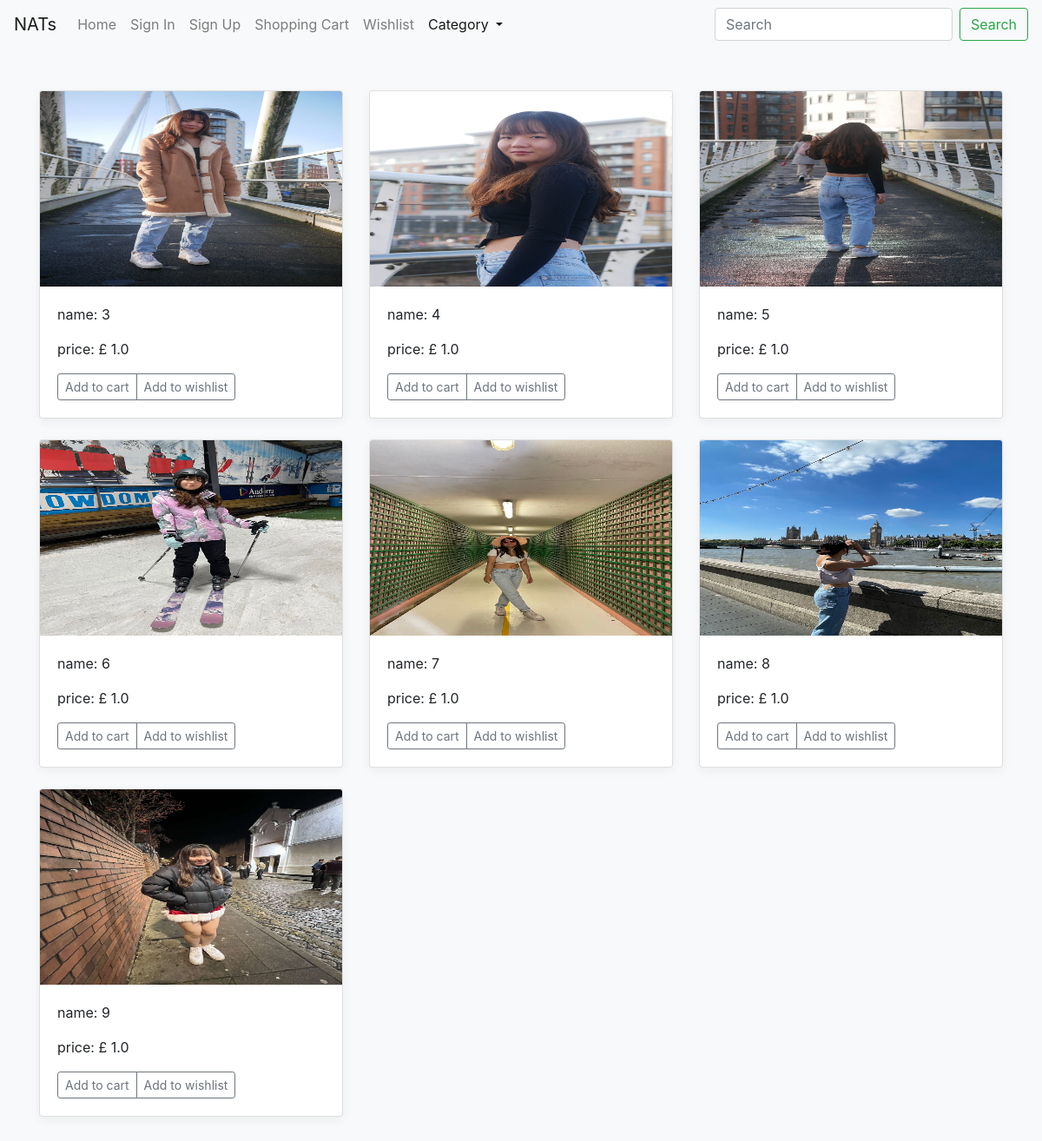
The app's page /women with its own data.
### app.py (models this page shows)
class Goods(db.Model):
    id = db.Column(db.Integer, primary_key=True, autoincrement=True)
    cateid = db.Column(db.Integer, db.ForeignKey('category.id'))
    name = db.Column(db.String(120), unique=True)
    price = db.Column(db.Float)
    img = db.Column(db.String(200), unique=True)
    shoppingcart = db.relationship("ShoppingCart", backref="goods")
    wishlist = db.relationship("Wishlist", backref="goods")

### app.py (the view)
@app.route('/women')
def women():
    return render_template("women.html", goods=Goods.query.filter_by(cateid="2").all())

### templates/women.html (shortened to what this page needs)
{% extends "base.html" %}
{% block head %}
    {{ super() }}
    <link href="{{ url_for('static', filename='css/men.css') }}" rel="stylesheet">
{% endblock %}
{% block nav %}
    <li class="nav-item">
        <a class="nav-link" href="/">Home <span class="sr-only">(current)</span></a>
    </li>
    {% if current_user.is_authenticated %}
        <li class="nav-item">
            <a class="nav-link">{{ current_user.email }}</a>
        </li>
        <li class="nav-item">
            <a class="nav-link" href="/signout">Sign Out</a>
        </li>
    {% else %}
        <li class="nav-item">
            <a class="nav-link" href="/signin">Sign In</a>
        </li>
        <li class="nav-item">
            <a class="nav-link" href="/signup">Sign Up</a>
        </li>
    {% endif %}
    <li class="nav-item">
        <a class="nav-link" href="/shoppingcart">Shopping Cart</a>
    </li>
    <li class="nav-item">
        <a class="nav-link" href="/wishlist">Wishlist</a>
    </li>
    <li class="nav-item dropdown active">
        <a class="nav-link dropdown-toggle" href="#" id="navbarDropdownMenuLink" role="button"
           data-toggle="dropdown" aria-haspopup="true" aria-expanded="false">
            Category
        </a>
    </li>
{% endblock %}
{% block body %}
    <main role="main">
        <div class="album py-5 bg-light">
            <div class="container">
                <div class="row">
                    {% for good in goods %}
                        <div class="col-md-4">
                            <div class="card mb-4 box-shadow">
                                <img class="card-img-top"
                                     src="{{ url_for('static', filename=good.img) }}"
                                     alt="Card image cap">
                                <div class="card-body">
                                    <p class="card-text">name: {{ good.name }}</p>
                                    <p class="card-text">price: £ {{ good.price }}</p>
                                    <div class="d-flex justify-content-between align-items-center">
                                        <div class="btn-group">
                                            <a type="button" class="btn btn-sm btn-outline-secondary"
                                               href="{{ url_for('addcart', useremail=current_user.email, goodsid=good.id) }}">Add
                                                to cart
                                            </a>
                                            <a type="button" class="btn btn-sm btn-outline-secondary"
                                               href="{{ url_for('addwish', useremail=current_user.email, goodsid=good.id) }}">Add
                                                to
                                                wishlist
                                            </a>
                                        </div>
                                    </div>
                                </div>
                            </div>
                        </div>
                    {% endfor %}
                </div>
            </div>
        </div>
    </main>
{% endblock %}

### templates/base.html (shortened to what this page needs)
<!DOCTYPE html>
<html lang="en">
<head>
    {% block head %}
        <link rel="stylesheet" href="https://cdn.jsdelivr.net/npm/bootstrap@4.3.1/dist/css/bootstrap.min.css"
>
        <link href="{{ url_for('static', filename='css/index.css') }}" rel="stylesheet">
    {% endblock %}
</head>
<body>
<nav class="navbar navbar-expand-lg navbar-light bg-light">
    <a class="navbar-brand" href="/">NATs</a>
    <div class="collapse navbar-collapse" id="navbarTogglerDemo02">
        <ul class="navbar-nav mr-auto mt-2 mt-lg-0">
            {% block nav %}{% endblock %}
        </ul>
        <form class="form-inline my-2 my-lg-0">
            <input class="form-control mr-sm-2" type="search" placeholder="Search">
            <button class="btn btn-outline-success my-2 my-sm-0" type="submit">Search</button>
        </form>
    </div>
</nav>
{% block body %}{% endblock %}
</body>
</html>

### static/css/men.css (style rules this page uses)
:root { --jumbotron-padding-y: 3rem; }
.box-shadow { box-shadow: 0 .25rem .75rem rgba(0, 0, 0, .05); }
.card-img-top { height: 225px; }

### records on screen
Goods: img (picture), name "3", price "1.0"
Goods: img (picture), name "4", price "1.0"
Goods: img (picture), name "5", price "1.0"
Goods: img (picture), name "6", price "1.0"
Goods: img (picture), name "7", price "1.0"
Goods: img (picture), name "8", price "1.0"
Goods: img (picture), name "9", price "1.0"
